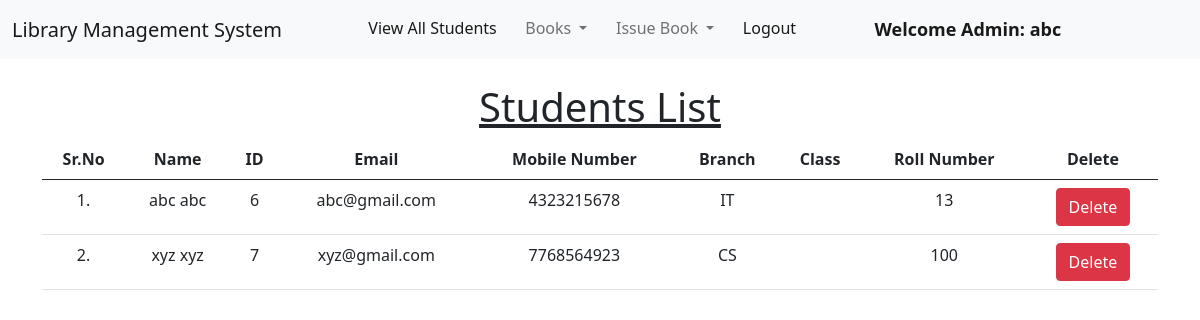
The page /view_students/ (signed in) on the database as committed earlier.
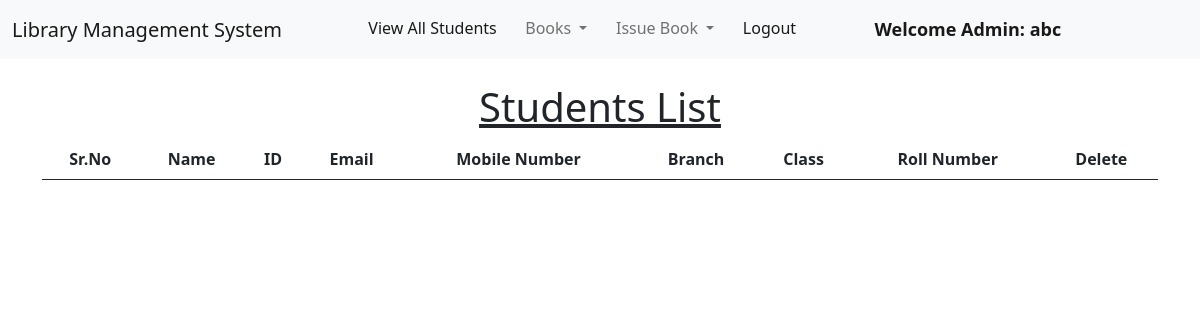
The same page on the database as committed later.
### library/models.py (models this page shows, shortened)
class Student(models.Model):
    user = models.OneToOneField(User, on_delete=models.CASCADE)
    hostel = models.CharField(max_length=10)
    branch = models.CharField(max_length=10)
    roll_no = models.CharField(max_length=3, blank=True)
    phone = models.CharField(max_length=10, blank=True)
    image = models.ImageField(upload_to="", blank=True)

### library/views.py (the view)
# urls.py: path("view_students/", views.view_students, name="view_students"),
@login_required(login_url = '/admin_login' )
def view_students(request):
    students = Student.objects.all()
    return render(request, "view_students.html", {'students':students})

### library/templates/view_students.html (shortened to what this page needs)
{% extends 'admin_navbar.html' %}
{% load static %}
{% block body %}
<div class="container mt-4">
    <h1 class="text-center"><u>Students List</u></h1>
    <table class="table table-hover" id="example">
        <thead>
            <tr class="text-center">
                <th>Sr.No</th>
                <th>Name</th>
                <th>ID</th>
                <th>Email</th>
                <th>Mobile Number</th>
                <th>Branch</th>
                <th>Class</th>
                <th>Roll Number</th>
                <th>Delete</th>
            </tr>
        </thead>
        <tbody>
            {% for student in students %}
            <tr class="text-center">
                <td>{{forloop.counter}}.</td>
                <td>{{student.user.get_full_name}}</td>
                <td>{{student.user.id}}</td>
                <td>{{student.user.email}}</td>
                <td>{{student.phone}}</td>
                <td>{{student.branch}}</td>
                <td>{{student.classroom}}</td>
                <td>{{student.roll_no}}</td>
                <td><a href="/delete_student/{{student.id}}/" class="btn btn-danger" onclick="return confirm('Are you sure you want to delete this student?')">Delete</a></td>
            </tr>
            {% endfor %}
        </tbody>
    </table>
    </div>
{% endblock %}

Rows that differ between the two databases and show on the page:
removed Student: user.get_full_name "abc abc", user.id "6", user.email "abc@gmail.com", phone "4323215678", branch "IT", roll_no "13"
removed Student: user.get_full_name "xyz xyz", user.id "7", user.email "xyz@gmail.com", phone "7768564923", branch "CS", roll_no "100"
